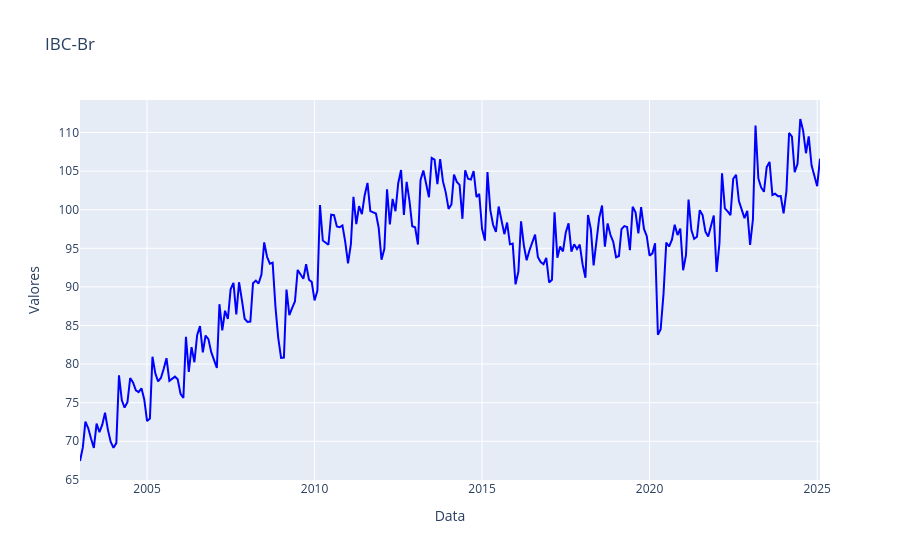
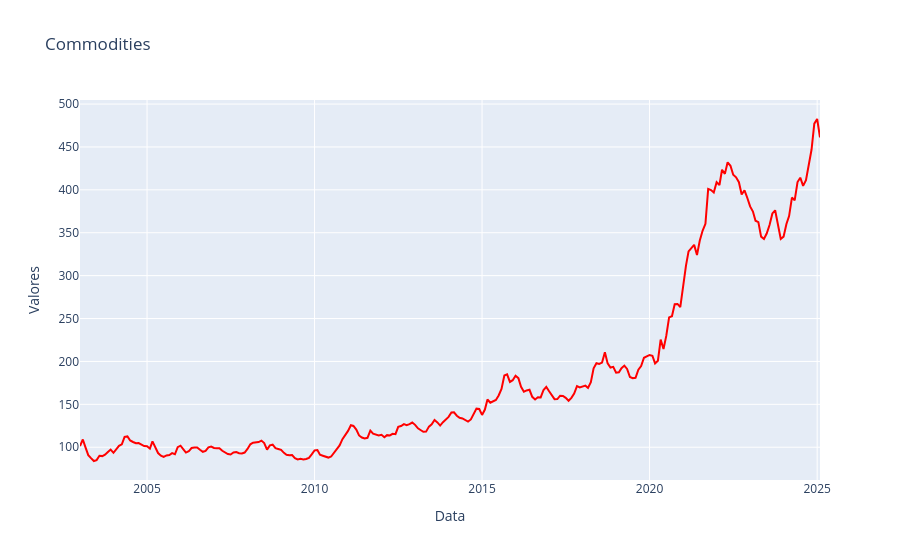
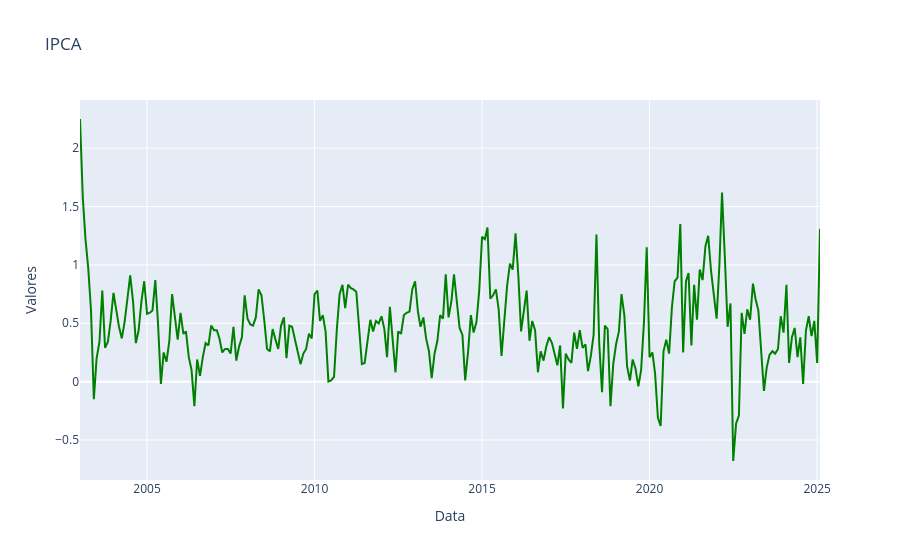
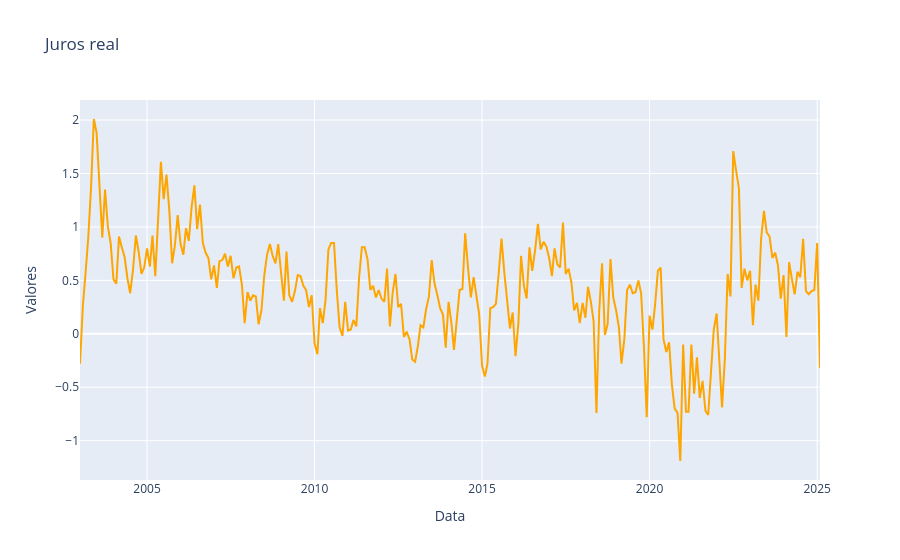

The notebook cell these images were saved under, in order:
### Code cell
import plotly.graph_objects as go

# df.index = df.index.to_timestamp()

# Função para criar o gráfico de cada variável
def create_plot(x, y, title, yaxis_title, color):
    fig = go.Figure()
    fig.add_trace(go.Scatter(x=x, y=y, mode='lines', name=title, line=dict(color=color)))
    fig.update_layout(
        title=title,
        xaxis_title='Data',
        yaxis_title=yaxis_title,
        hovermode='x unified'
    )
    fig.show()

# Criando os gráficos individuais
create_plot(df.index, df['IBCbr'], 'IBC-Br', 'Valores', 'blue')
create_plot(df.index, df['commodities'], 'Commodities', 'Valores', 'red')
create_plot(df.index, df['IPCA'], 'IPCA', 'Valores', 'green')
create_plot(df.index, df['juros_real'], 'Juros real', 'Valores', 'orange')
create_plot(df.index, df['Cambio'], 'Câmbio', 'Valores', 'purple')

### Figure 1 — Plotly figure (JSON) as saved in the notebook; plotly's stock layout.template omitted (floating-point values rounded to 4 significant figures; data arrays with more than 128 entries replaced by an {"elided": "..."} marker saying what was removed)
{"data": [{"line": {"color": "blue"}, "mode": "lines", "name": "IBC-Br", "type": "scatter", "x": {"elided": "266 str values"}, "y": {"elided": "266 float values"}}], "layout": {"autosize": true, "hovermode": "x unified", "title": {"text": "IBC-Br"}, "xaxis": {"autorange": true, "range": ["2003-01-01", "2025-02-01"], "title": {"text": "Data"}, "type": "date"}, "yaxis": {"autorange": true, "range": [64.98, 114.2], "title": {"text": "Valores"}, "type": "linear"}}}

### Figure 2 — Plotly figure (JSON) as saved in the notebook; plotly's stock layout.template omitted (floating-point values rounded to 4 significant figures; data arrays with more than 128 entries replaced by an {"elided": "..."} marker saying what was removed)
{"data": [{"line": {"color": "red"}, "mode": "lines", "name": "Commodities", "type": "scatter", "x": {"elided": "266 str values"}, "y": {"elided": "266 float values"}}], "layout": {"autosize": true, "hovermode": "x unified", "title": {"text": "Commodities"}, "xaxis": {"autorange": true, "range": ["2003-01-01", "2025-02-01"], "title": {"text": "Data"}, "type": "date"}, "yaxis": {"autorange": true, "range": [61.81, 504.7], "title": {"text": "Valores"}, "type": "linear"}}}

### Figure 3 — Plotly figure (JSON) as saved in the notebook; plotly's stock layout.template omitted (floating-point values rounded to 4 significant figures; data arrays with more than 128 entries replaced by an {"elided": "..."} marker saying what was removed)
{"data": [{"line": {"color": "green"}, "mode": "lines", "name": "IPCA", "type": "scatter", "x": {"elided": "266 str values"}, "y": {"elided": "266 float values"}}], "layout": {"autosize": true, "hovermode": "x unified", "title": {"text": "IPCA"}, "xaxis": {"autorange": true, "range": ["2003-01-01", "2025-02-01"], "title": {"text": "Data"}, "type": "date"}, "yaxis": {"autorange": true, "range": [-0.8428, 2.413], "title": {"text": "Valores"}, "type": "linear"}}}

### Figure 4 — Plotly figure (JSON) as saved in the notebook; plotly's stock layout.template omitted (floating-point values rounded to 4 significant figures; data arrays with more than 128 entries replaced by an {"elided": "..."} marker saying what was removed)
{"data": [{"line": {"color": "orange"}, "mode": "lines", "name": "Juros real", "type": "scatter", "x": {"elided": "266 str values"}, "y": {"elided": "266 float values"}}], "layout": {"autosize": true, "hovermode": "x unified", "title": {"text": "Juros real"}, "xaxis": {"autorange": true, "range": ["2003-01-01", "2025-02-01"], "title": {"text": "Data"}, "type": "date"}, "yaxis": {"autorange": true, "range": [-1.368, 2.188], "title": {"text": "Valores"}, "type": "linear"}}}
